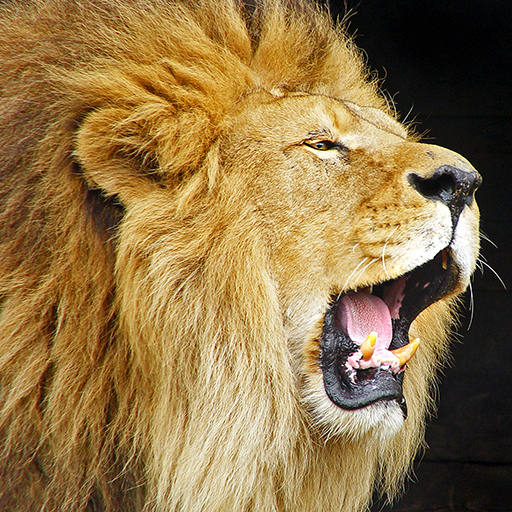
//> input picture image/npr/kuwahara_filter/images/lion.png, 512 x 512 px
$ ./main   (built with g++ and OpenCV 4)
//> lines starting //> are read from the running program, lines starting //| are printed output that depends on the picture
### image/npr/kuwahara_filter/src/filter.h
// ======================================================================================
// File         : filter.h
// Author       : maxint <lnychina@gmail.com>
// Last Change  : 08/21/2010 | 21:52:42 PM | Saturday,August
// Description  : CPU implementation of Anisotropic Kuwahara filtering
//                Paper Home: http://www.kyprianidis.com/pg2009.html
// ======================================================================================

#ifndef _FILTER_H_
#define _FILTER_H_

#include <cv.h>
using namespace cv;

class CFilter
{
private:
    typedef Mat_<double> Matd;
    typedef Mat_<float> Matf;
    typedef vector<Matf> MatVec;

public:
    //CFilter(const Mat &src, Mat &dest, const Mat &est, double s_r, double s_s, int N);
    ~CFilter(void);

public:
    // 预处理，生成滤波分块
    void init(float s_r, float s_s, int N);

    // 应用Kuwahara 滤波
    void apply(const Mat &src, Mat &dest, float alpha = 1.0, float q = 8.0);

private:
    // 计算结构张量，估量每个像素点的边界方向和各向异性程度
    bool calculateStuctureTenser();

    // 生成一个高斯矩阵，半径为radius，标准差为sigmal
    Matd createGaussianMatrix(int radius, double sigma1);

    void printMatrix(const Mat &m, const char* file);

    void normalizeMatrix(const Mat &m);

    void calMeanAndStd2(const Mat &roi);

    Mat getTransformMatrix2D( Point2f center, Point2f offset, double radian = 0, double scale1 = 1, double scale2 = 1 );

private:
    int _N;                 // 滤波核分块数，可取4、8、16
    double _segma_r;        // 两个用来预处理滤波分块的Gaussian滤波参数
    double _segma_s;
    Mat _Msrc;              // 原图像
    Mat _Mdest;             // 目标图像
    Mat_<Vec2d> _Mest;      // 各项异性滤波参数矩阵

    vector<Vec3d> _meanK;   // 分块的均值
    vector<Vec3d> _segma2K; // 分块的方差

    MatVec _MKi;            // 预处理后的滤波分块
    int _Ksize;             // 滤波分块大小
};

#endif//_FILTER_H_

### image/npr/kuwahara_filter/src/filter.cpp
// ======================================================================================
// File         : filter.cpp
// Author       : maxint <lnychina@gmail.com>
// Last Change  : 08/21/2010 | 21:52:45 PM | Saturday,August
// Description  : CPU implementation of Anisotropic Kuwahara filtering
//                Paper Home: http://www.kyprianidis.com/pg2009.html
// ======================================================================================

#include "filter.h"
#include <highgui.h>
#include <cassert>
#include <sstream>
#include <string>
#include <fstream>
#include <iostream>
#include <ctime>

using namespace cv;
using namespace std;

static clock_t t_cal_mean_and_std2 = 0;

//CFilter::CFilter(void)
//{
//}

CFilter::~CFilter(void)
{
    _Mdest.release();
    _Msrc.release();
    _Mest.release();
}

void CFilter::init(float s_r, float s_s, int N)
{
    clock_t tt = clock();

    _segma_r = s_r;
    _segma_s = s_s;
    _N = N;
    int h = int(_segma_r * 2);
    _Ksize = h;
    //_Ksize = 2*h+1;

    Mat KK(2*_Ksize, 2*_Ksize, CV_64FC1, 0.0);
    _meanK.resize(N);
    _segma2K.resize(N);

    vector<Point> pts;
    pts.push_back(Point2d( _Ksize, _Ksize-1));
    pts.push_back(Point2d(2*_Ksize-1, _Ksize-1-int(tan(CV_PI/N)*_Ksize) ) );
    pts.push_back(Point2d(2*_Ksize-1, _Ksize+int(tan(CV_PI/N)*_Ksize) ) );
    pts.push_back(Point2d(_Ksize, _Ksize));
    fillConvexPoly(KK, &pts[0], 4, Scalar(1.0f));

    Matd Mg = createGaussianMatrix(_Ksize, _segma_r);
    GaussianBlur(KK, KK, Size(), _segma_s);
    multiply(KK, Mg, KK);
    normalizeMatrix(KK);
    Mat K;
    KK.convertTo(K, CV_32F);   // 因为warpAffine只支持float

    _MKi.resize(_N);
    int i;
    for (i=0; i<_N; ++i)
    {
        Mat rotateM = getRotationMatrix2D(Point2f(_Ksize-0.5f, _Ksize-0.5f), i * 360/_N, 1);
        Mat dest;
        warpAffine(K, dest, rotateM, K.size());
        _MKi[i] = dest;
    }

    cout << "CFilter::init()\n\tFinished in " << clock()-tt << " ms.\n";
}

bool CFilter::calculateStuctureTenser()
{
    clock_t tt = clock();
    int x, y;

    //////////////////////////////////////////////////////////////////////////
    // Step 1: 计算差分
    // x, y derivative
    Mat_<Vec3d> img_dx, img_dy;
    Sobel(_Msrc, img_dx, CV_64F, 1, 0, CV_SCHARR, 1./16, 0, BORDER_REFLECT);
    Sobel(_Msrc, img_dy, CV_64F, 0, 1, CV_SCHARR, 1./16, 0, BORDER_REFLECT);


    //////////////////////////////////////////////////////////////////////////
    // Step 2: 计算结构张量
    // 1 -> dxx, 2 -> dxy, 3 -> dyy
    Mat_<Vec3d> tensor(_Msrc.size());
    for (y=0; y<_Msrc.rows; ++y)
    {
        for (x=0; x<_Msrc.cols; ++x)
        {
            tensor(y, x)[0] = img_dx(y, x).dot(img_dx(y, x));
            tensor(y, x)[1] = img_dx(y, x).dot(img_dy(y, x));
            tensor(y, x)[2] = img_dy(y, x).dot(img_dy(y, x));
        }
    }
    // 线性结构张量
    Mat_<Vec3d> tensorBlur;
    GaussianBlur(tensor, tensorBlur, Size(), 2.0, 0, BORDER_REFLECT);


    //////////////////////////////////////////////////////////////////////////
    // Step 3:　通过数据张量估计像素方向和各项异性程度
    // 1 -> local orientation, 2 -> anisotropy
    _Mest.create(tensor.size());
    Mat M(2, 2, CV_64FC1);
    Mat_<double> D, V;
    for (y=0; y<_Msrc.rows; ++y)
    {
        for (x=0; x<_Msrc.cols; ++x)
        {
            M = (Mat_<double>(2, 2) << tensorBlur(y,x)[0], tensorBlur(y,x)[1], tensorBlur(y,x)[1], tensorBlur(y,x)[2]);
            if (!eigen(M, D, V)) return false;
            _Mest(y, x)[0] = std::atan2(V(1,1), V(1,0));

            if ( (_Mest(y, x)[1] = (D(0,0)-D(1,0)) / (std::abs(D(0,0)+D(1,0))+0.001)) >1 ) return false;
            //double tmp4 = est(y, x)[1];
        }
    }

    cout << "CFilter::calculateStuctureTenser()\n\tFinished in " << clock()-tt << " ms.\n";

    return true;
}

// [10 lines left out: function mul, not called in this run]


void CFilter::apply(const Mat &src, Mat &dest, float alpha/* = 1.0*/, float q /*= 8.0*/ )
{
    clock_t tt = clock();

    _Msrc = src;

    if (!calculateStuctureTenser())
        return;

    dest.create(src.size(), src.type());
    _Mdest = dest;
    int i, j;
    Mat transM(2, 3, CV_64FC1);
    Mat roi(2*_Ksize, 2*_Ksize, src.type());        // 存储从原图像变换到标准空间上的图像块
    double alphaX, radian;
    Vec2d estX;
    for (i=0; i<_Msrc.rows; ++i)
    {
        for (j=0; j<_Msrc.cols; ++j)
        {
            estX = _Mest.at<Vec2d>(i, j);
            alphaX = alpha / (alpha+estX[1]);    // anisotropic
            radian = estX[0];     // orientation
            transM = getTransformMatrix2D( Point2f(float(j)+0.5f, float(i)+0.5f),
                Point2f(float(_Ksize), float(_Ksize)), radian, alphaX, 1./alphaX);

            // 计算标准空间上的图像块
            warpAffine(src, roi, transM, roi.size(), INTER_LINEAR, BORDER_REFLECT);

            // 计算平均值和方差
            calMeanAndStd2(roi);

            double sum_a_m, sum_a;
            Vec3b pi;
            for (int ii=0; ii<3; ++ii)
            {
                sum_a_m = sum_a = 0;
                for (int n=0; n<_N; ++n)
                {
                    _segma2K[n][ii] = 1/(1+pow(_segma2K[n][ii], (double)q/2.0f));
                    sum_a += _segma2K[n][ii];
                    sum_a_m += _segma2K[n][ii] * _meanK[n][ii];
                }
                pi[ii] = saturate_cast<uchar>(sum_a_m / sum_a);
                //cout << i*_Msrc.cols+j << ":" << (int)pi[0] << "," << (int)pi[1] << "," << (int)pi[2] << endl;
            }
            dest.at<Vec3b>(i, j) = pi;
        }//forj
    }//fori

    cout << "CFilter::apply()\n\tFinished in " << clock()-tt << " ms.\n";
    cout << "CFilter::calMeanAndStd2()\n\tFinished accumulatively in " << t_cal_mean_and_std2 << " ms.\n";
    cout << "\n== Anisotropic Kuwahara Filtering parameters:\n"
        << "   Image Size:\t" << _Msrc.rows << "(rows) X " << _Msrc.cols << "(cols)\n"
        << "   Structure Tenser segma:\t0.2 (can't custom now)\n"
        << "   Fliter segma_r:\t" << _segma_r << "\n"
        << "   Filter segma_s:\t" << _segma_s << "\n"
        << "   Number of sections N:\t" << _N << "\n";

}

void CFilter::calMeanAndStd2(const Mat &roi)
{
    clock_t tt = clock();

    _meanK.assign(_N, Vec3d(0,0,0));
    _segma2K.assign(_N, Vec3d(0,0,0));
    int sqrf;
    byte bf;
    for (int y=0; y<2*_Ksize; ++y)
    {
        for (int x=0; x<2*_Ksize; ++x)
        {
            for (int i=0; i<3; ++i)
            {
                bf = roi.at<Vec3b>(y, x)[i];
                sqrf = bf * bf;
                for (int k=0; k<_N; ++k)
                {
                    _meanK[k][i] += bf * _MKi[k](y, x);
                    _segma2K[k][i] += sqrf * _MKi[k](y, x);
                }
            }
        }
    }
    for (int i=0; i<3; ++i)
    {
        for (int k=0; k<_N; ++k)
        {
            _segma2K[k][i] -= _meanK[k][i] * _meanK[k][i];
        }
    }

    //s2 -= mul(m, m);
    t_cal_mean_and_std2 += clock()-tt;
}

Mat_<double> CFilter::createGaussianMatrix(int radius, double sigma1)
{
    Matd kernel(2*radius, 2*radius);
    Matd cd(radius, 1);
    double radiusX = cvRound(sigma1*3);
    double scale2X = -0.5/(sigma1*sigma1);
    double sum = 0;

    int i, j;
    for (i=0; i<radius; ++i)
    {
        double x = (i+1) * radiusX / radius;
        double t = std::exp(scale2X*x*x);
        cd(i, 0) = t;
        sum += t;
    }
    sum = 1./sum;
    for (i=0; i<radius; ++i)
    {
        cd(i, 0) *= sum;
    }
    // copy to kernel
    for (i=0; i<radius; ++i)
    {
        for (j=0; j<radius; ++j)
        {
            kernel(i, radius+j) = cd(radius-1-i, 0) * cd(j, 0);
            // copy to other 3 points
            kernel(i, radius-1-j) = kernel(i, radius+j);
            kernel(2*radius-1-i, radius-1-j) = kernel(i, radius+j);
            kernel(2*radius-1-i, radius+j) = kernel(i, radius+j);
        }
    }
    return kernel;
}

// [16 lines left out: function printMatrix, not called in this run]

void CFilter::normalizeMatrix(const Mat &m)
{
    double sum = 0;
    MatConstIterator_<double> it = m.begin<double>(), it_end = m.end<double>();
    for (; it!=it_end; ++it)
        sum += *it;
    m /= sum;
}

//  [12/2/2009 maxint]
// offsetTranMatrix * scaleMatrix * rotateMatrix * transformMatrix * X = X'
// X = (x, y, 1)'
Mat CFilter::getTransformMatrix2D( Point2f center, Point2f offset, double radian, double scale1, double scale2 )
{
    double alpha = cos(radian);
    double beta = sin(radian);

    Mat M(2, 3, CV_64F);
    double* m = (double*)M.data;

    m[0] = scale1*alpha;
    m[1] = scale1*beta;
    m[2] = (-alpha*center.x - beta*center.y)*scale1 + offset.x;
    m[3] = -beta*scale2;
    m[4] = alpha*scale2;
    m[5] = (beta*center.x - alpha*center.y)*scale2 + offset.y;

    return M;
}

### image/npr/kuwahara_filter/src/main.cpp
// ======================================================================================
// File         : main.cpp
// Author       : maxint <lnychina@gmail.com>
// Last Change  : 08/21/2010 | 21:52:25 PM | Saturday,August
// Description  : CPU implementation of Anisotropic Kuwahara filtering
//                Paper Home: http://www.kyprianidis.com/pg2009.html
// ======================================================================================

#include <cv.h>
#include <highgui.h>
#include <vector>
#include <iostream>
#include "filter.h"

using namespace cv;
using namespace std;

int main(int argc, char* argv[])
{
    vector<char*> varg(argv, argv+argc);

    char imgfile[256] = "images/lion.png";
    float segma_r = 3.0;
    float segma_s = 1.0;
    int N = 4;

    if (varg.size()>1)
        strcpy(imgfile, varg[1]);
    else
        cout << "Help:\n"
            << "\tfilter <image> [sections [segma_r [segma_s] ] ]\n\n";

    if (varg.size()>2) N = atoi(varg[2]);
    if (varg.size()>3) segma_r = float(atof(varg[3]));
    if (varg.size()>4) segma_s = float(atof(varg[4]));


    Mat img = imread(imgfile, CV_LOAD_IMAGE_COLOR);
//> img is the input picture: 512 rows x 512 cols, CV_8UC3; mean B, G, R 70.9, 116.4, 144
    if (img.empty())
        return -1;

    //////////////////////////////////////////////////////////////////////////
    // Kuwahara滤波
    CFilter filter;
    filter.init(segma_r, segma_s, N);
    Mat res;
    filter.apply(img, res);
//> in calculateStuctureTenser, `Sobel(_Msrc, img_dx, CV_64F, 1, 0, CV_SCHARR, 1./16, 0, BORDER_REFLECT);`:
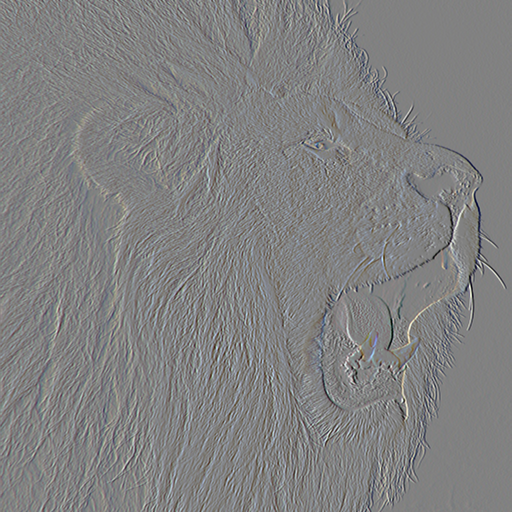
//> img_dx: 512 rows x 512 cols, CV_64FC3; mean B, G, R -0.2, -0.3, -0.5; drawn with min black and max white
//> in calculateStuctureTenser, `Sobel(_Msrc, img_dy, CV_64F, 0, 1, CV_SCHARR, 1./16, 0, BORDER_REFLECT);`:
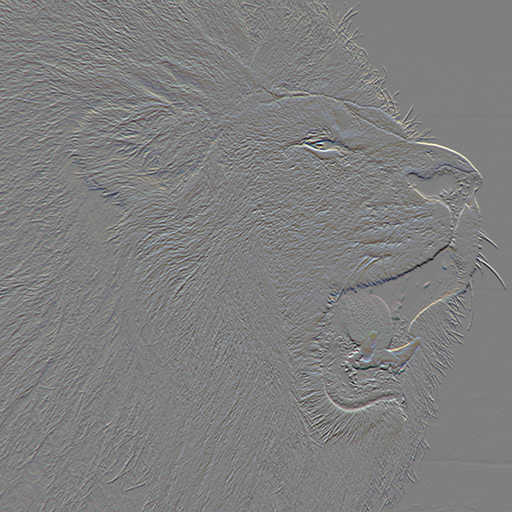
//> img_dy: 512 rows x 512 cols, CV_64FC3; mean B, G, R 0.1, 0.1, 0.1; drawn with min black and max white
//> after the loop in calculateStuctureTenser, `for (y=0; y<_Msrc.rows; ++y)`:
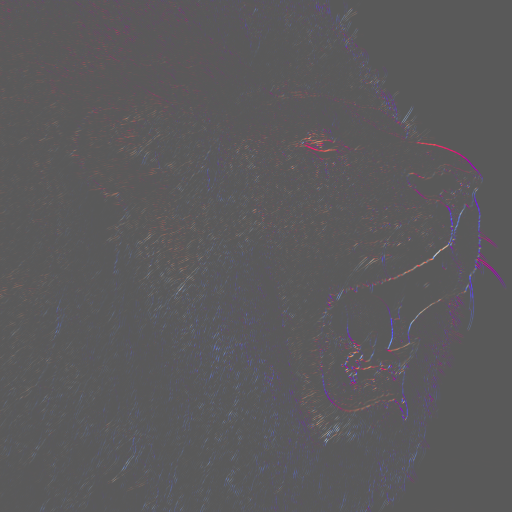
//> tensor: 512 rows x 512 cols, CV_64FC3; mean B, G, R 3145.6, 423, 2506.5; drawn with min black and max white
//> in calculateStuctureTenser, `GaussianBlur(tensor, tensorBlur, Size(), 2.0, 0, BORDER_REFLECT);`:
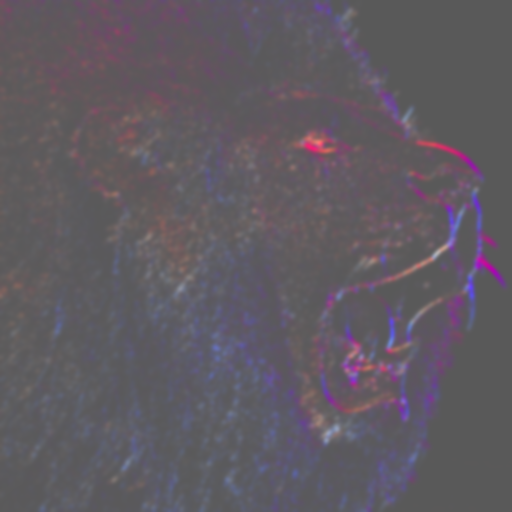
//> tensorBlur: 512 rows x 512 cols, CV_64FC3; mean B, G, R 3145.6, 423, 2506.5; drawn with min black and max white
//> after the loop in calculateStuctureTenser, `for (y=0; y<_Msrc.rows; ++y)`: M = [[40.45, 10.58], [10.58, 391.8]]; D = [392.1, 40.13]; V = [[0.0301, 1], [1, -0.0301]]
//> (the run ends here: the program needs code that is not available in this run, at `bf = roi.at<Vec3b>(y, x)[i];`)
